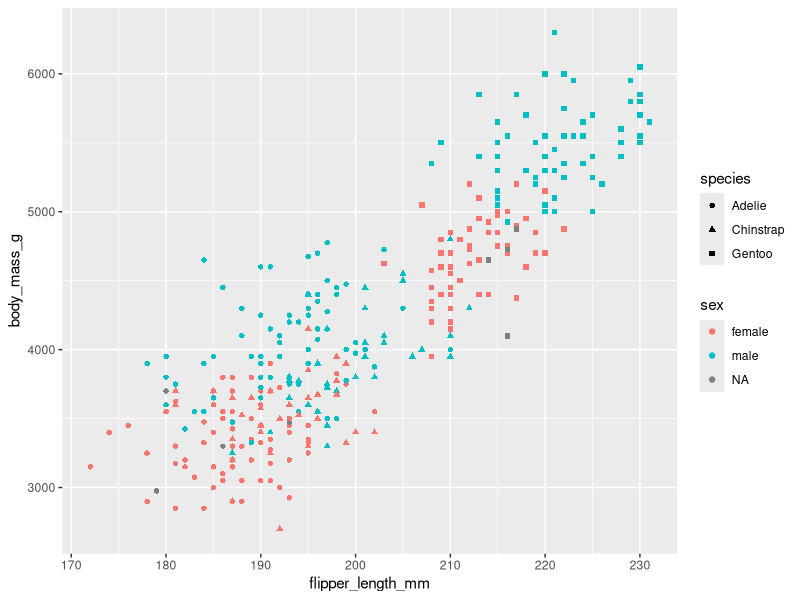
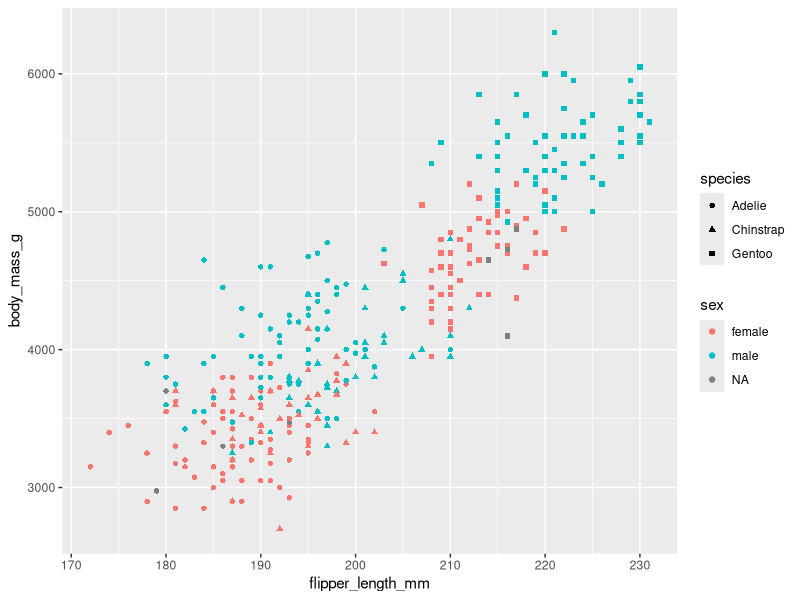

R code for these plots, in order:

            library(ggplot2)
            library(palmerpenguins)
            built_answer <- tryCatch(
                {
                    set.seed(42)
                    ggplot(penguins, aes(x = flipper_length_mm, y = body_mass_g, colour = sex, shape = species)) + geom_point()
                    suppressWarnings(
                        if (!file.exists("/sandbox/figures/body-mass_flipper-length_scatter_colour_sex_shape_species_answer.png")) {
                            ggsave(
                                width = 3,
                                height = 3,
                                "/sandbox/figures/body-mass_flipper-length_scatter_colour_sex_shape_species_answer.png"
                            )
                        }
                    )
                    suppressWarnings(
                        ggplot_build(last_plot())
                    )
                },
                error = function(e) {
                    'ERROR'
                }
            )
            built_submission <- tryCatch(
                {
                    set.seed(42)
                    ggplot(penguins, aes(x = flipper_length_mm, y = body_mass_g, color = sex, shape = species)) +
  geom_point()
                    suppressWarnings(
                        ggsave(
                            width = 3,
                            height = 3,
                            "figures/body-mass_flipper-length_scatter_colour_sex_shape_species_submission_llama.png"
                        )
                    )
                    suppressWarnings(
                        ggplot_build(last_plot())
                    )
                },
                error = function(e) {
                    'ERROR'
                }
            )
            cat(isTRUE(all.equal(built_answer, built_submission)))
        
